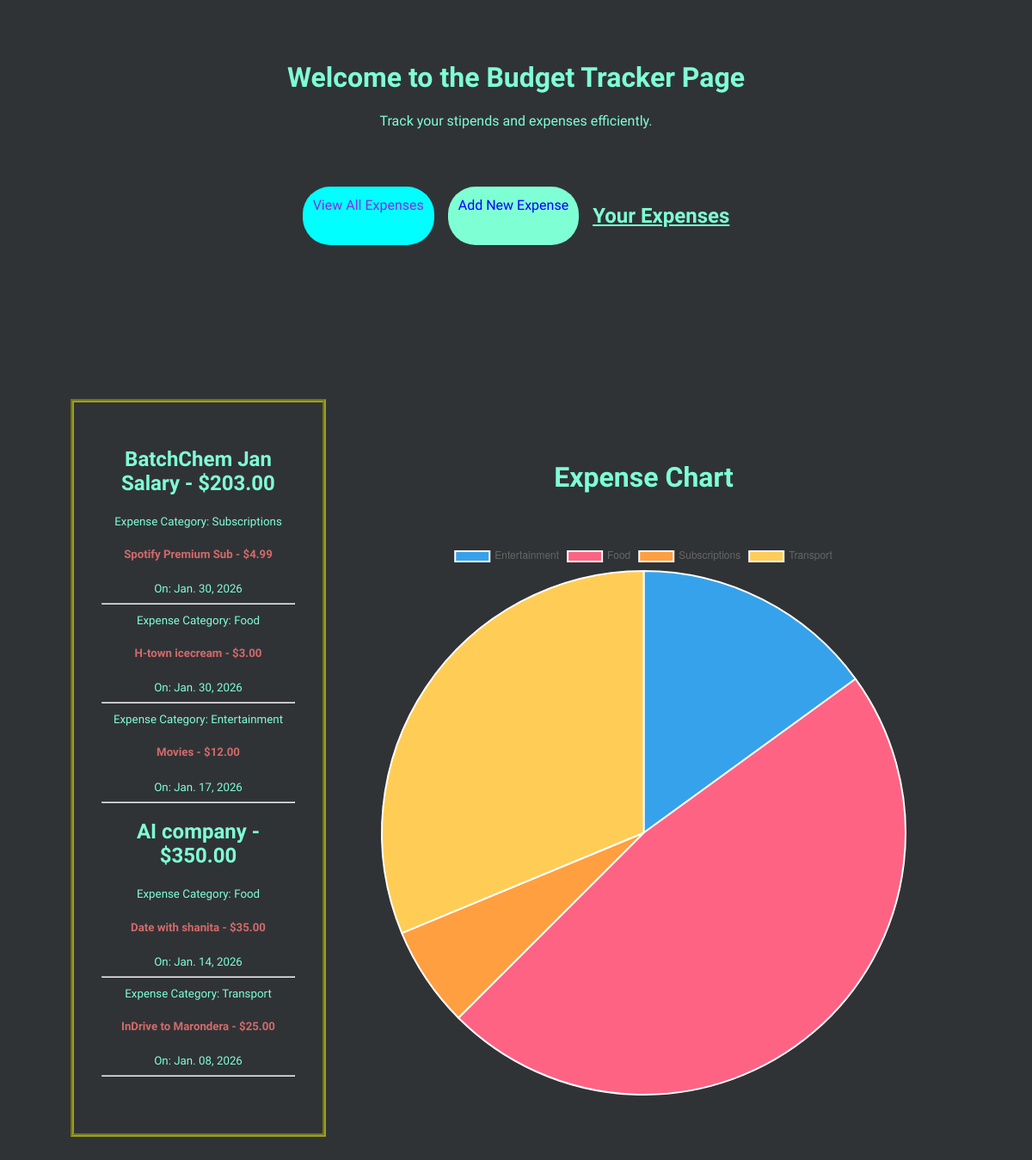
The page / on the database its author committed.
### budgetrack/models.py (models this page shows, shortened)
class Stipend(models.Model):
    name = models.CharField(max_length=100)
    month = models.DateField()  # e.g. 2026-01-01
    stipend_amount = models.DecimalField(max_digits=10, decimal_places=2)

class Expense(models.Model):
    CATEGORY_CHOICES = [
        ('Food', 'Food'),
        ('Transport', 'Transport'),
        ('Subscriptions', 'Subscriptions'),
        ('Entertainment', 'Entertainment'),
        ('Other', 'Other'),
    ]
    stipend = models.ForeignKey(Stipend, on_delete=models.CASCADE)
    category = models.CharField(max_length=50, choices=CATEGORY_CHOICES, default='NONE')
    description = models.CharField(max_length=255)
    amount = models.DecimalField(max_digits=10, decimal_places=2)
    date_incurred = models.DateField(default=timezone.now)

### budgetrack/views.py (the view)
# urls.py: 2. Add a URL to urlpatterns:  path('', views.home, name='home')
def home(request):
    expenses = (
        Expense.objects
        .values('category')
        .annotate(total=Sum('amount'))
        .order_by('category')
    )
    stipend = Stipend.objects.all()
    categories = [e['category'] for e in expenses]
    totals = [float(e['total']) for e in expenses]
    monthly_expenses = (
        Expense.objects
        .annotate(month=TruncMonth('date_incurred'))
        .values('month')
        .annotate(total=Sum('amount'))
        .order_by('month')
        )
    context = {
        'title': 'Budget Dashboard',
        'categories': json.dumps(categories),
        'totals': json.dumps(totals),
        'expenses':expenses,
        'exps': Expense.objects.all(),
        'stipend':stipend,
        'monthly_expenses': monthly_expenses,
        }
    return render(request, 'budgetrack/home.html', context=context)

### budgetrack/templates/budgetrack/home.html (shortened to what this page needs)
{% extends "budgetrack/base.html" %}
{% block content %}
        <div class="home-banner">
            <h1>Welcome to the Budget Tracker Page</h1>
            <p>Track your stipends and expenses efficiently.</p>
            <br>
            <div class='home-buttons'>
                <h2><u>Your Expenses</u></h2>
                <a href="{% url 'expense-create' %}" class="btn">Add New Expense</a>
                <a href="{% url 'expense-list' %}" class="btn btn-sec">View All Expenses</a>
            </div>
        </div>
        <br>
        <div class="stipend-section">
            <div class="expense-section">
                {% for stip in stipend %}
                        <h2>{{ stip.name }} - ${{ stip.stipend_amount }} </h2>
                        {% for exp in exps %}
                            {% if exp.stipend.id == stip.id %}
                                <div class="article-metadata">
                                    <small>Expense Category:  {{ exp.category }}</small>
                                    <h5>{{ exp.description }} - ${{exp.amount}}</h5>
                                    <small class="text-muted">On: {{ exp.date_incurred|date:"N d, Y" }}</small>
                                    <hr>
                                </div>
                            {% endif %}
                        {% endfor %}
                {% endfor %}
            </div>
            <div class="chart-section">
                <br>
                <h1>Expense Chart</h1>
                <br>
                <canvas id="expenseChart" class="expense-chart" ></canvas>
                <script>
                    const categories = {{ categories|safe }};
                    const totals = {{ totals|safe }};
                    const ctx = document.getElementById('expenseChart');
                    new Chart(ctx, {
                        type: 'pie',
                        data: {
                            labels: categories,
                            datasets: [{
                                data: totals,
                            }]
                        },
                    });
                </script>
            </div>
        </div>
{% endblock content %}

### budgetrack/templates/budgetrack/base.html (shortened to what this page needs)
{% load static %}
<!DOCTYPE html>
<html>
    <head>
        <link rel="stylesheet" href="{% static 'budgetrack/css/main.css' %}">
    </head>
    <body>
        {% block content %}
        {% endblock content  %}
    </body>
</html>

### budgetrack/static/budgetrack/css/main.css (style rules this page uses)
body { background-color: #303336; font-family: "Bitcount Single", system-ui; text-align: center; margin: 0; padding: 2px; }
h2, h1, a, ul, li, p, small { color: aquamarine; }
h5 { color: rgb(210, 106, 106); }
.btn { border-radius: 2em; padding: .75em; background-color: aquamarine; color: blue; text-decoration: none; margin-right: 1rem; }
.btn-sec { background-color: aqua; color: blueviolet; }
.home-banner { padding: 3rem; }
.home-buttons { margin: 2rem; display: flex; justify-content: center; flex-direction: row-reverse; }
.stipend-section { display: flex; flex-direction: row; min-height: 100vh; margin: 5rem; }
.expense-section { flex: 1; padding: 2rem; border: 4px groove #ff08; ; }
.chart-section { flex: 3; padding: 2rem; }
.expense-chart { margin: 1rem; width: 100%; height: 20vh; }

### rows shown on the page
Stipend: name "BatchChem Jan Salary", stipend_amount "203.00"
Expense: category "Subscriptions", description "Spotify Premium Sub", amount "4.99", date_incurred "Jan. 30, 2026"
Expense: category "Food", description "H-town icecream", amount "3.00", date_incurred "Jan. 30, 2026"
Expense: category "Entertainment", description "Movies", amount "12.00", date_incurred "Jan. 17, 2026"
Stipend: name "AI company", stipend_amount "350.00"
Expense: category "Food", description "Date with shanita", amount "35.00", date_incurred "Jan. 14, 2026"
Expense: category "Transport", description "InDrive to Marondera", amount "25.00", date_incurred "Jan. 08, 2026"

### other values the page prints
chart data {{ categories|safe }} ["Entertainment", "Food", "Subscriptions", "Transport"]
chart data {{ totals|safe }} [12.0, 38.0, 4.99, 25.0]
